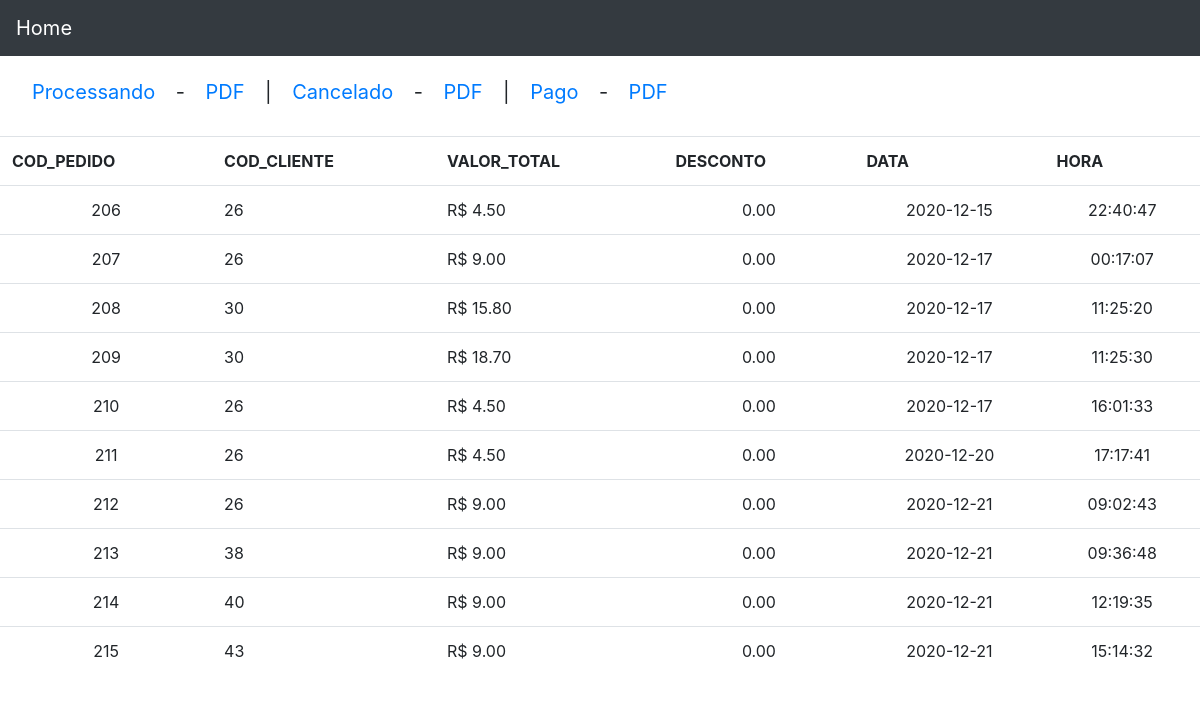
The app's page /admin/php/telalistapedidostatus.php (signed in) with its own data.
### tables this page shows
CREATE TABLE IF NOT EXISTS `pedido` (
  `cod_pedido` int(11) NOT NULL AUTO_INCREMENT,
  `cod_cliente` int(11) NOT NULL,
  `status_pedido` varchar(14) NOT NULL,
  `valor_total` decimal(10,2) NOT NULL,
  `desconto` decimal(10,2) DEFAULT NULL,
  `data` char(20) NOT NULL,
  `hora` time NOT NULL,
  PRIMARY KEY (`cod_pedido`),
  KEY `cod_cliente` (`cod_cliente`)
);

### admin/php/telalistapedidostatus.php (the view, shortened to what this page needs)
<?php
    include_once("../../db/conexao.php");
?>
<!DOCTYPE html>
<html>
<head>
   <link rel="stylesheet" href="https://maxcdn.bootstrapcdn.com/bootstrap/4.0.0-beta.3/css/bootstrap.min.css">
</head>
<body>
  <nav class="navbar navbar-expand-lg navbar-dark bg-dark fixed-top">
        <a class="navbar-brand" href="../index.php">
         Home
        </a>
  </nav>
      <br><br><br>
   <div class="col-lg-12">
        <a class="navbar-brand" href="telalistapedidostatus.php?status=processando">
        &#160&#160 Processando
        </a>
        <a class="navbar-brand">
         -
        </a>
        <a class="navbar-brand" href="../../pdf/pedidosporstatus.php?status=processando">
        PDF
        </a>
         <a class="navbar-brand">
         |
        </a>
        <a class="navbar-brand" href="telalistapedidostatus.php?status=cancelado">
         Cancelado
        </a>
        <a class="navbar-brand">
         -
        </a>
        <a class="navbar-brand" href="../../pdf/pedidosporstatus.php?status=cancelado">
        PDF
        </a>
         <a class="navbar-brand">
         |
        </a>
        <a class="navbar-brand" href="telalistapedidostatus.php?status=pago">
         Pago
        </a>
        <a class="navbar-brand">
         -
        </a>
        <a class="navbar-brand" href="../../pdf/pedidosporstatus.php?status=pago">
        PDF
        </a>
        <br><br>
    </div>
		<table class="table">
				<tr>
          <th align="center">COD_PEDIDO</th>
          <th align="center">COD_CLIENTE</th>
          <th align="center">VALOR_TOTAL</th>
          <th align="center">DESCONTO</th>
					<th align="center">DATA</th>
          <th align="center">HORA</th>
				</tr>
    <?php
          if(isset($_GET['status']) && $_GET['status'] !='')
          {
            $status = addslashes($_GET['status']);
            $sql_status = "AND status_pedido ='".$status."'";
          }
          else
          {
            $sql_status = "";
          }
          $read_pedido = mysqli_query($_conexao, "SELECT * FROM pedido WHERE cod_pedido !='' $sql_status ORDER BY cod_pedido ASC");
          if(mysqli_num_rows($read_pedido) > '0')
            {
              foreach ($read_pedido as $read_pedido_view)
              {
?>
        <tr>
            <td align="center"><?php echo $read_pedido_view['cod_pedido']; ?></td>
            <td align="left"><?php echo utf8_encode(($read_pedido_view['cod_cliente']))?></td>
            <td align="left">R$ <?php echo number_format($read_pedido_view['valor_total'], 2,".",",")?></td>
            <td align="center"><?php echo utf8_encode(($read_pedido_view['desconto']))?></td>
            <td align="center"><?php echo utf8_encode(($read_pedido_view['data']))?></td>
            <td align="center"><?php echo utf8_encode(($read_pedido_view['hora']))?></td>
        </tr>
<?php
    }}
?>
	   </table>
<br>
<br>
</body>
</html>

### records on screen
pedido: cod_pedido "206", cod_cliente "26", valor_total "4.50", desconto "0.00", data "2020-12-15", hora "22:40:47"
pedido: cod_pedido "207", cod_cliente "26", valor_total "9.00", desconto "0.00", data "2020-12-17", hora "00:17:07"
pedido: cod_pedido "208", cod_cliente "30", valor_total "15.80", desconto "0.00", data "2020-12-17", hora "11:25:20"
pedido: cod_pedido "209", cod_cliente "30", valor_total "18.70", desconto "0.00", data "2020-12-17", hora "11:25:30"
pedido: cod_pedido "210", cod_cliente "26", valor_total "4.50", desconto "0.00", data "2020-12-17", hora "16:01:33"
pedido: cod_pedido "211", cod_cliente "26", valor_total "4.50", desconto "0.00", data "2020-12-20", hora "17:17:41"
pedido: cod_pedido "212", cod_cliente "26", valor_total "9.00", desconto "0.00", data "2020-12-21", hora "09:02:43"
pedido: cod_pedido "213", cod_cliente "38", valor_total "9.00", desconto "0.00", data "2020-12-21", hora "09:36:48"
pedido: cod_pedido "214", cod_cliente "40", valor_total "9.00", desconto "0.00", data "2020-12-21", hora "12:19:35"
pedido: cod_pedido "215", cod_cliente "43", valor_total "9.00", desconto "0.00", data "2020-12-21", hora "15:14:32"
